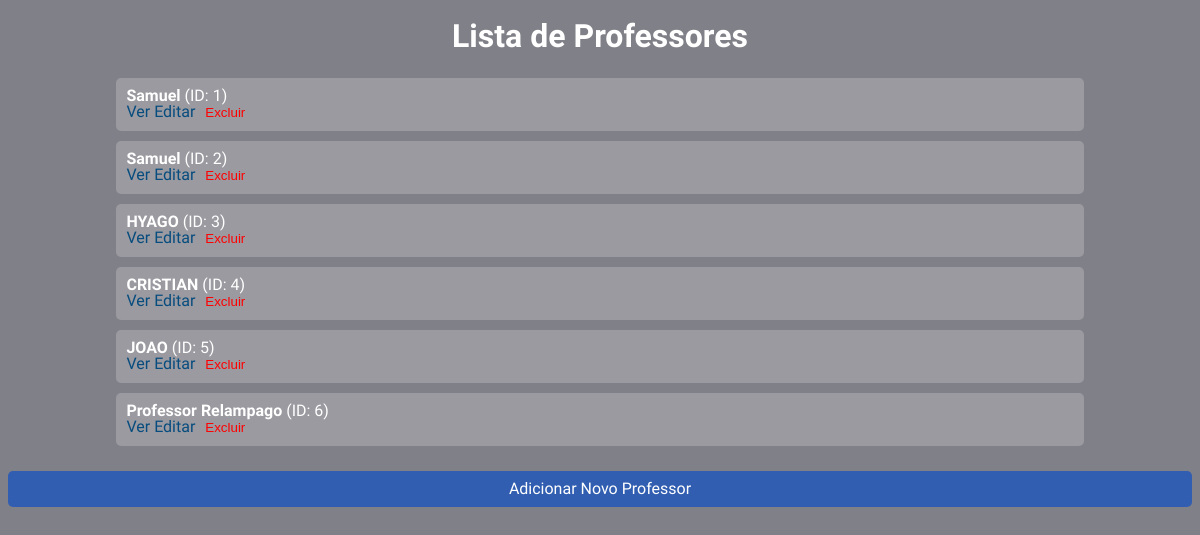
Page /professores on the earlier database version.
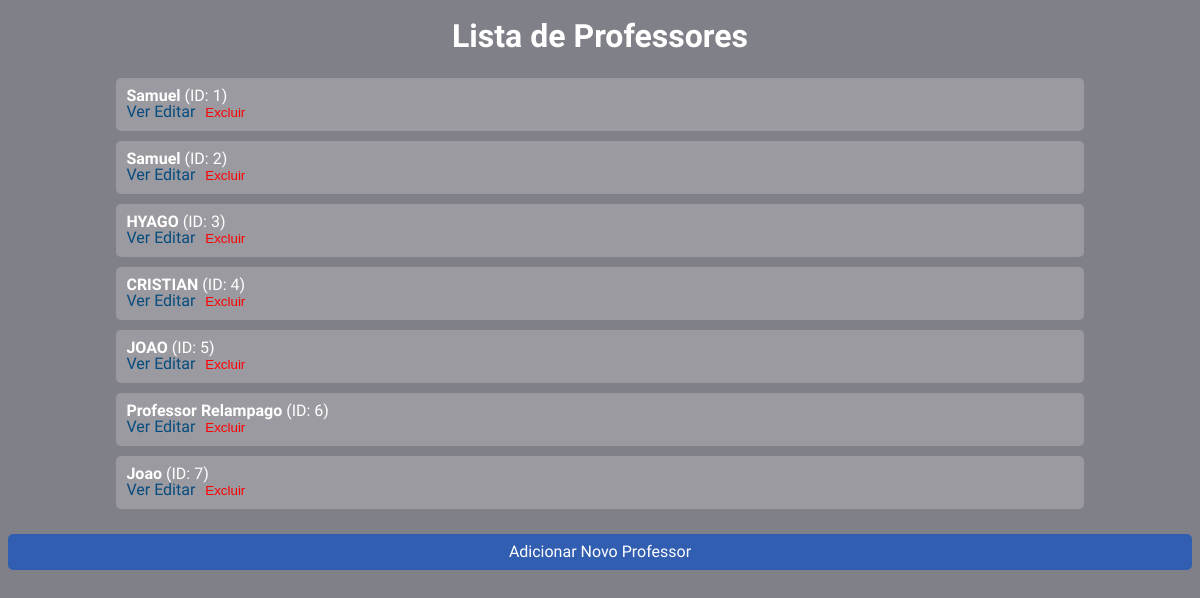
Same page on the later database version.
### models/professor.py (models this page shows, shortened)
class Professor(db.Model):
    __tablename__ = 'professores'
    id = db.Column(db.Integer, primary_key=True)
    nome = db.Column(db.String(100), nullable=False)
    idade = db.Column(db.Integer, nullable=True)
    materia = db.Column(db.String(100), nullable=True)
    observacoes = db.Column(db.Text, nullable=True)
    turmas = db.relationship('Turma', back_populates='professor')

### controller/professor.py (the view)
@professor_blueprint.route('/professores', methods=['GET'])
def get_professores():
    professores = listar_professores()
    return render_template("professores/professores.html", professores=professores)

### models/professor.py (called while the page is built)
def listar_professores():
    professores = Professor.query.all()
    return [{
        'id': professor.id,
        'nome': professor.nome,
        'idade': professor.idade,
        'materia': professor.materia,
        'observacoes': professor.observacoes
    } for professor in professores]

### templates/professores/professores.html (shortened to what this page needs)
<!DOCTYPE html>
<html lang="pt-BR">
<head>
  <link rel="stylesheet" href="global.css">
  <link rel="stylesheet" href="/styles/reset.css">
</head>
<body>
  <h1>Lista de Professores</h1>
  <div class="lista-professores">
    {% for professor in professores %}
      <div class="professor">
        <strong>{{ professor.nome }}</strong> (ID: {{ professor.id }})
        <div>
          <a href="{{ url_for('professor.get_professor', id_professor=professor.id) }}">Ver</a>
          <a href="{{ url_for('professor.editar_professor_page', id_professor=professor.id) }}">Editar</a>
          <form action="{{ url_for('professor.delete_professor', id_professor=professor.id) }}" method="POST" style="display:inline;">
            <button type="submit" style="background:none; border:none; color:red; cursor:pointer;">Excluir</button>
          </form>
        </div>
      </div>
    {% endfor %}
  </div>
  <a href="{{ url_for('professor.adicionar_professor_page') }}" class="btn-adicionar">Adicionar Novo Professor</a>
</body>
</html>

Differences in the rows shown:
added Professor: nome "Joao", id "7"
